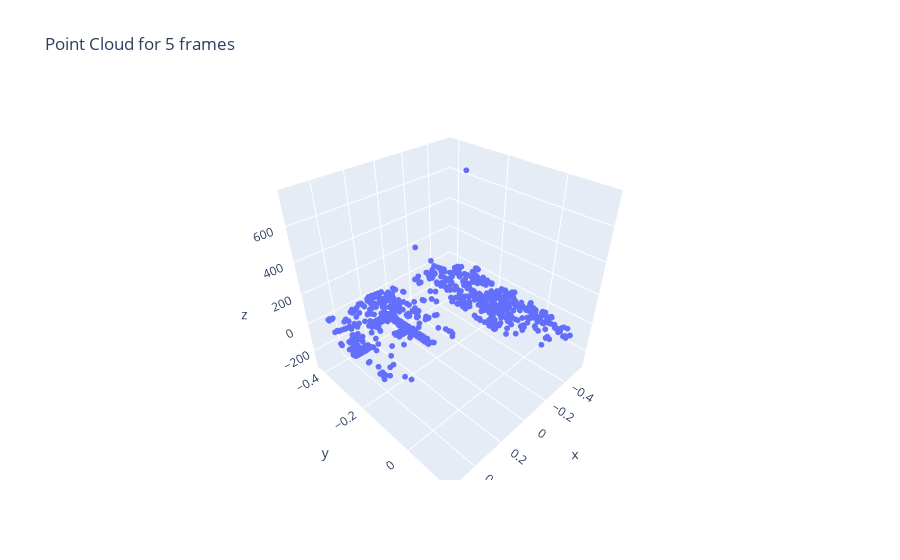

Here is the notebook cell this chart was saved with:
### Code cell
# Take inverse of the inverse depth estimats to get the depth wrt the reference image
z = 1/estimated_parameters.x[n_frames * 6:]
fig = go.Figure(data=[go.Scatter3d(x=p[:, 0, 0], y=p[:, 1, 0], z=z, mode='markers',marker=dict(size=2))])
fig["layout"]["title"]= "Point Cloud for 5 frames"
fig.show()

### Figure 1 — Plotly figure (JSON) as saved in the notebook; plotly's stock layout.template omitted (floating-point values rounded to 4 significant figures; data arrays with more than 128 entries replaced by an {"elided": "..."} marker saying what was removed)
{"data": [{"marker": {"size": 2}, "mode": "markers", "type": "scatter3d", "x": {"elided": "807 float values"}, "y": {"elided": "807 float values"}, "z": {"elided": "807 float values"}}], "layout": {"title": {"text": "Point Cloud for 5 frames"}}}
